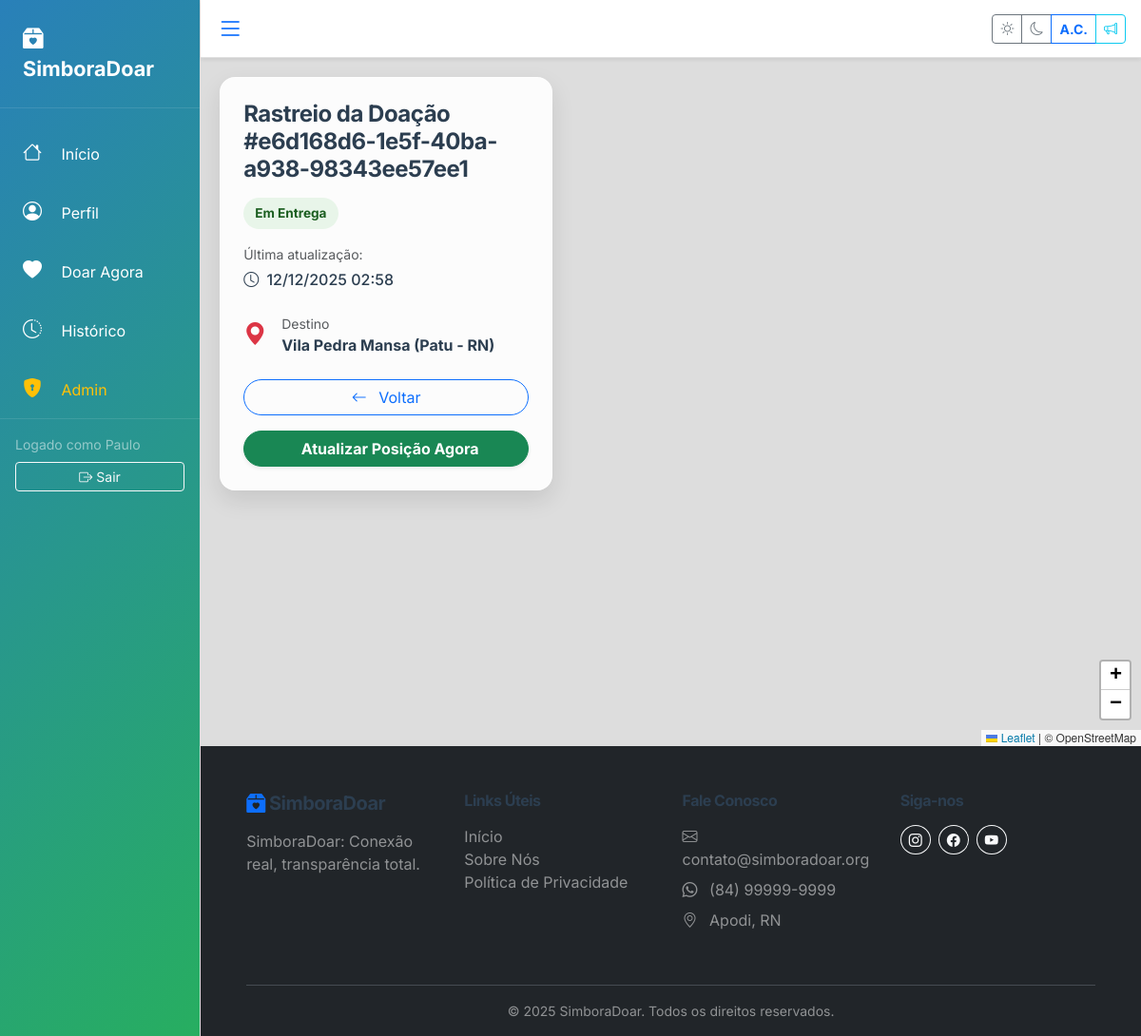
Page /tracking/e6d168d6-1e5f-40ba-a938-98343ee57ee1/ (signed in) on the committed database.
### core/models.py (models this page shows, shortened)
class User(AbstractUser):
    cpf = models.CharField(max_length=14, unique=True, verbose_name="CPF")
    phone = models.CharField(max_length=15, verbose_name="Telefone")
    REQUIRED_FIELDS = ['email', 'cpf', 'phone']

class Donation(models.Model):
    STATUS_CHOICES = [
        ('PENDING', 'Pendente'),
        ('PAID', 'Pago / Confirmado'),
        ('DELIVERING', 'Em Entrega'),
        ('COMPLETED', 'Entregue'),
    ]
    TYPE_CHOICES = [
        ('PREMADE', 'Cesta Pronta'),
        ('CUSTOM', 'Cesta Customizada'),
    ]
    id = models.UUIDField(primary_key=True, default=uuid.uuid4, editable=False)
    user = models.ForeignKey(User, on_delete=models.CASCADE, related_name='donations')
    community = models.ForeignKey(Community, on_delete=models.SET_NULL, null=True, blank=True, related_name='donations', verbose_name="Comunidade Destino")
    type = models.CharField(max_length=20, choices=TYPE_CHOICES)
    items = models.JSONField(default=list, verbose_name="Itens da Cesta")
    total_value = models.DecimalField(max_digits=10, decimal_places=2, default=0.00)
    status = models.CharField(max_length=20, choices=STATUS_CHOICES, default='PENDING')
    created_at = models.DateTimeField(auto_now_add=True)

class Tracking(models.Model):
    donation = models.OneToOneField(Donation, on_delete=models.CASCADE, related_name='tracking')
    latitude = models.FloatField()
    longitude = models.FloatField()
    current_status = models.CharField(max_length=100, default="Aguardando início")
    last_update = models.DateTimeField(auto_now=True)

class Community(models.Model):
    name = models.CharField(max_length=100, verbose_name="Nome da Comunidade")
    description = models.TextField(verbose_name="Descrição")
    latitude = models.FloatField(verbose_name="Latitude")
    longitude = models.FloatField(verbose_name="Longitude")
    photo_filename = models.CharField(
        max_length=255,
        null=True,
        blank=True,
        verbose_name="Nome do Arquivo da Foto",
        help_text="Digite o nome exato do arquivo localizado em 'static/img/communities/' (ex: 'Vila Pedra Mansa (Patu - RN).jpg')."
    )
    class Meta:
        verbose_name = "Comunidade"
        verbose_name_plural = "Comunidades"

### core/views.py (the view)
# urls.py: path('tracking/<uuid:donation_id>/', views.tracking, name='tracking'),
@login_required
def tracking(request, donation_id):
    donation = get_object_or_404(Donation, id=donation_id, user=request.user)
    if not donation.community:
        return redirect('choose_community', donation_id=donation.id)
    try:
        tracking = donation.tracking
    except Tracking.DoesNotExist:
        tracking = None
    sede_coords = {
        'lat': -5.6622,
        'lng': -37.7989
    }
    context = {
        'donation': donation,
        'tracking': tracking,
        'sede_coords': sede_coords,
        'GOOGLE_MAPS_API_KEY': 'YOUR_GOOGLE_MAPS_API_KEY' # Placeholder
    }
    return render(request, 'core/tracking.html', context)

### templates/core/tracking.html (shortened to what this page needs)
{% extends 'base.html' %}
{% load l10n %}
{% load static %}
{% block content %}
<link rel="stylesheet" href="https://unpkg.com/leaflet@1.9.4/dist/leaflet.css"
 />
<link rel="stylesheet" href="https://unpkg.com/leaflet-routing-machine@latest/dist/leaflet-routing-machine.css" />
<div class="tracking-container">
    <div id="trackingMap"></div>
    <div class="tracking-overlay">
        <div class="glass-panel">
            <h4 class="fw-bold mb-3">Rastreio da Doação #{{ donation.id }}</h4>
            <div class="status-badge">{{ donation.get_status_display }}</div>
            <div class="mb-4">
                <p class="mb-1 text-muted small">Última atualização:</p>
                <p class="fw-medium mb-0"><i class="bi bi-clock me-1"></i> {{ tracking.last_update|date:"d/m/Y H:i" }}
                </p>
            </div>
            <div class="d-flex align-items-center mb-4">
                <div class="me-3"><i class="bi bi-geo-alt-fill text-danger fs-4"></i></div>
                <div>
                    <small class="text-muted d-block">Destino</small>
                    <span class="fw-bold">{{ donation.community.name|default:"Comunidade" }}</span>
                </div>
            </div>
            <a href="{% url 'my_donations' %}" class="btn btn-outline-primary w-100 rounded-pill">
                <i class="bi bi-arrow-left me-2"></i> Voltar
            </a>
            <button id="btnUpdatePos" class="btn btn-success w-100 rounded-pill mt-3 shadow-sm fw-bold">
                 Atualizar Posição Agora
            </button>
        </div>
    </div>
</div>
{% endblock %}

### templates/base.html (shortened to what this page needs)
{% load static %}
<!DOCTYPE html>
<html lang="pt-br">
<head>
    <link href="https://cdn.jsdelivr.net/npm/bootstrap@5.3.0/dist/css/bootstrap.min.css" rel="stylesheet">
    <link rel="stylesheet" href="https://cdn.jsdelivr.net/npm/bootstrap-icons@1.10.0/font/bootstrap-icons.css">
    <link rel="stylesheet" href="{% static 'css/styles.css' %}">
</head>
<body>
    {% if user.is_authenticated %}
    <div class="d-flex" id="wrapper">
        <div id="sidebar-wrapper" class="text-white sidebar">
            <div class="sidebar-heading border-bottom border-white border-opacity-10">
                <i class="bi bi-box2-heart-fill"></i> SimboraDoar
            </div>
            <div class="list-group list-group-flush mt-3">
                <a href="{% url 'index' %}"
                    class="list-group-item list-group-item-action text-white bg-transparent border-0">
                    <i class="bi bi-house me-3 fs-5"></i> Início
                </a>
                <a href="{% url 'profile' %}"
                    class="list-group-item list-group-item-action text-white bg-transparent border-0">
                    <i class="bi bi-person-circle me-3 fs-5"></i> Perfil
                </a>
                <a href="{% url 'donate_options' %}"
                    class="list-group-item list-group-item-action text-white bg-transparent border-0">
                    <i class="bi bi-heart-fill me-3 fs-5"></i> Doar Agora
                </a>
                <a href="{% url 'my_donations' %}"
                    class="list-group-item list-group-item-action text-white bg-transparent border-0">
                    <i class="bi bi-clock-history me-3 fs-5"></i> Histórico
                </a>
                {% if user.is_staff %}
                <a href="{% url 'admin:index' %}"
                    class="list-group-item list-group-item-action text-warning bg-transparent border-0">
                    <i class="bi bi-shield-lock-fill me-3 fs-5"></i> Admin
                </a>
                {% endif %}
                <div class="mt-auto p-3 border-top border-white border-opacity-10">
                    <small class="text-white-50 d-block mb-2">Logado como {{ user.username }}</small>
                    <form action="{% url 'logout' %}" method="post">
                        <button class="btn btn-outline-light w-100 btn-sm"><i class="bi bi-box-arrow-right"></i>
                            Sair</button>
                    </form>
                </div>
            </div>
        </div>
        <div id="page-content-wrapper">
            <nav class="navbar navbar-expand-lg global-navbar sticky-top px-3 shadow-sm">
                <button class="btn btn-link text-primary p-0 me-3" id="sidebarToggle">
                    <i class="bi bi-list fs-3"></i>
                </button>
                <div class="d-flex ms-auto gap-2">
                    <div class="btn-group btn-group-sm" role="group">
                        <button type="button" class="btn btn-outline-secondary" onclick="setTheme('light')"
                            title="Claro"><i class="bi bi-sun"></i></button>
                        <button type="button" class="btn btn-outline-secondary" onclick="setTheme('dark')"
                            title="Escuro"><i class="bi bi-moon"></i></button>
                        <button type="button" class="btn btn-outline-primary fw-bold"
                            onclick="setTheme('high-contrast')" title="Alto Contraste">A.C.</button>
                        <button type="button" class="btn btn-outline-info" onclick="toggleTTS()" title="Ler Página"><i
                                class="bi bi-megaphone"></i></button>
                    </div>
                </div>
            </nav>
            <main>
                    {% endif %}
                    {% block content %}{% endblock %}
                </main>
                <footer class="bg-dark text-white pt-5 pb-3 mt-auto">
                    <div class="container-fluid px-5">
                        <div class="row">
                            <div class="col-lg-3 col-md-6 mb-4">
                                <h5 class="fw-bold mb-3"><i class="bi bi-box2-heart-fill text-primary"></i>
                                    SimboraDoar</h5>
                                <p class="text-white-50">
                                    SimboraDoar: Conexão real, transparência total.
                                </p>
                            </div>
                            <div class="col-lg-3 col-md-6 mb-4">
                                <h6 class="fw-bold mb-3">Links Úteis</h6>
                                <ul class="list-unstyled text-white-50">
                                    <li><a href="{% url 'index' %}"
                                            class="text-white-50 text-decoration-none">Início</a></li>
                                    <li><a href="{% url 'about' %}" class="text-white-50 text-decoration-none">Sobre
                                            Nós</a></li>
                                    <li><a href="#" class="text-white-50 text-decoration-none text-nowrap">Política de
                                            Privacidade</a></li>
                                </ul>
                            </div>
                            <div class="col-lg-3 col-md-6 mb-4">
                                <h6 class="fw-bold mb-3">Fale Conosco</h6>
                                <ul class="list-unstyled text-white-50">
                                    <li class="mb-2"><i class="bi bi-envelope me-2"></i> contato@simboradoar.org
                                    </li>
                                    <li class="mb-2"><i class="bi bi-whatsapp me-2"></i> (84) 99999-9999</li>
                                    <li class="mb-2"><i class="bi bi-geo-alt me-2"></i> Apodi, RN</li>
                                </ul>
                            </div>
                            <div class="col-lg-3 col-md-6 mb-4">
                                <h6 class="fw-bold mb-3">Siga-nos</h6>
                                <div class="d-flex gap-2">
                                    <a href="#" class="btn btn-outline-light btn-sm rounded-circle"><i
                                            class="bi bi-instagram"></i></a>
                                    <a href="#" class="btn btn-outline-light btn-sm rounded-circle"><i
                                            class="bi bi-facebook"></i></a>
                                    <a href="#" class="btn btn-outline-light btn-sm rounded-circle"><i
                                            class="bi bi-youtube"></i></a>
                                </div>
                            </div>
                        </div>
                        <hr class="border-secondary opacity-50">
                        <div class="text-center text-white-50 small">
                            &copy; 2025 SimboraDoar. Todos os direitos reservados.
                        </div>
                    </div>
                </footer>
                {% if user.is_authenticated %}
        </div>
    </div>
    {% endif %}
</body>
</html>

### static/css/styles.css (style rules this page uses)
:root { --bg-color: #F4F7F6; --surface-color: #FFFFFF; --text-primary: #2C3E50; --text-secondary: #546E7A; --brand-blue: #2980B9; --brand-green: #27AE60; --border-color: #E0E0E0; --shadow: 0 4px 6px rgba(0, 0, 0, 0.05); --bs-body-font-family: 'Inter', sans-serif; }
body { font-family: 'Inter', sans-serif !important; background-color: var(--bg-color); color: var(--text-primary); transition: background-color 0.3s, color 0.3s; }
.sidebar { background-color: var(--surface-color); border-right: 1px solid var(--border-color); }
h1, h2, h3, h4, h5, h6 { font-weight: 600; letter-spacing: -0.5px; color: var(--text-primary); }
#sidebar-wrapper { background: linear-gradient(135deg, var(--brand-blue) 0%, var(--brand-green) 100%); }
.global-navbar { background-color: var(--surface-color) !important; border-bottom: 1px solid var(--border-color); transition: background-color 0.3s, border-color 0.3s; }

### templates/core/tracking.html (style rules this page uses)
.tracking-container { position: relative; height: calc(100vh - 76px); display: flex; flex-direction: column; }
#trackingMap { flex-grow: 1; width: 100%; height: 100%; min-height: 500px; z-index: 1; }
.tracking-overlay { position: absolute; top: 20px; left: 20px; z-index: 1000; width: 350px; max-width: 90%; }
.glass-panel { background: rgba(255, 255, 255, 0.9); backdrop-filter: blur(10px); border-radius: 16px; padding: 24px; box-shadow: 0 10px 25px rgba(0, 0, 0, 0.1); border: 1px solid rgba(255, 255, 255, 0.5); }
.status-badge { display: inline-block; padding: 6px 12px; border-radius: 20px; font-weight: bold; font-size: 0.85rem; background-color: #e8f5e9; color: #1b5e20; margin-bottom: 16px; }

### templates/base.html (style rules this page uses)
#wrapper { overflow-x: hidden; }
#sidebar-wrapper { min-height: 100vh; margin-left: -16rem; transition: margin 0.25s ease-out; width: 16rem; }
#sidebar-wrapper .sidebar-heading { padding: 1.5rem; font-size: 1.35rem; font-weight: 700; }
#sidebar-wrapper .list-group-item { padding: 1rem 1.5rem; }
#page-content-wrapper { min-width: 100vw; width: 100%; }
@media (min-width: 768px) { #sidebar-wrapper { margin-left: 0; } }
@media (min-width: 768px) { #page-content-wrapper { min-width: 0; width: 100%; } }

### rows in the picture
User: username "Paulo"
Donation: id "e6d168d6-1e5f-40ba-a938-98343ee57ee1", status "Em Entrega", community.name "Vila Pedra Mansa (Patu - RN)"
Tracking: last_update "12/12/2025 02:58"
